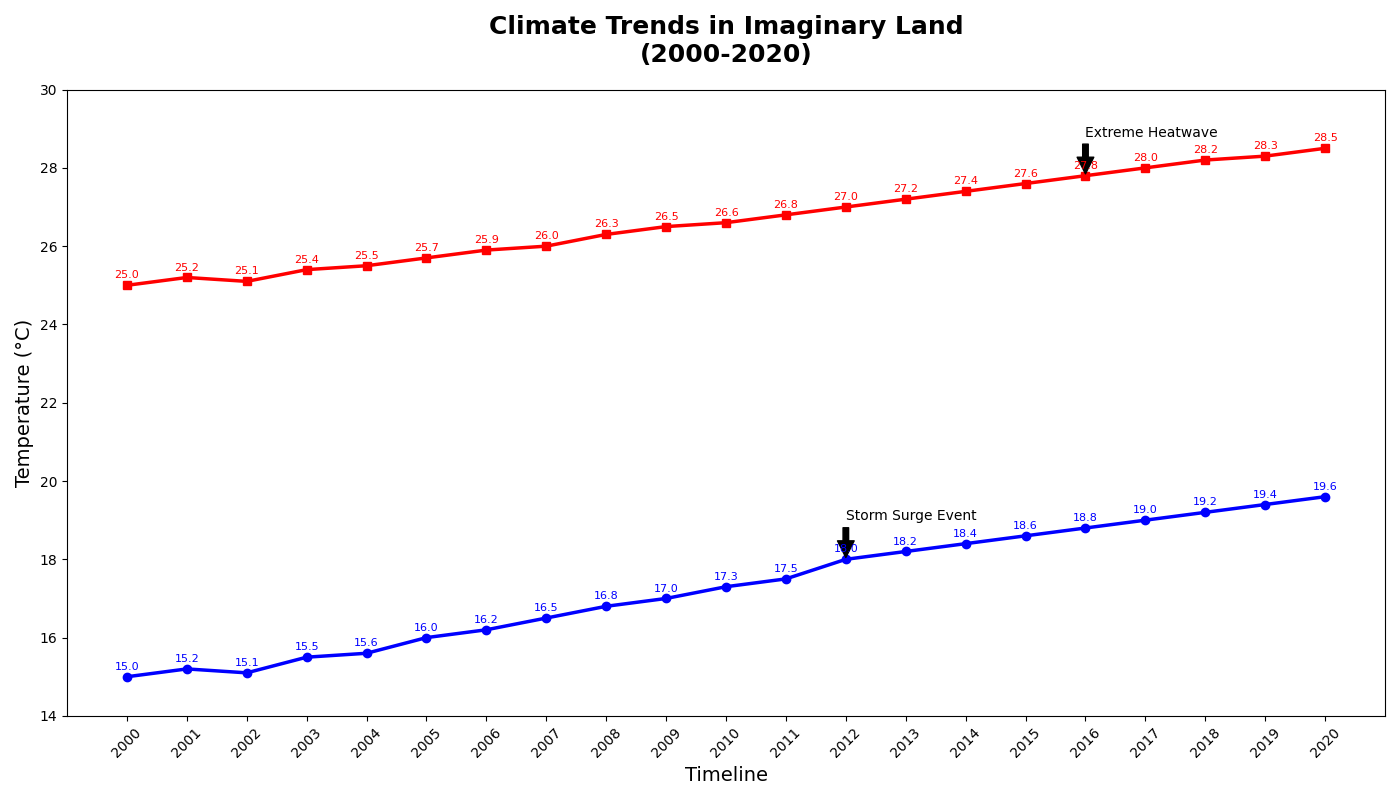

Recreate this plot in Python.
import matplotlib.pyplot as plt
import numpy as np

years = np.arange(2000, 2021)

north_region_temp = np.array([15, 15.2, 15.1, 15.5, 15.6, 16, 16.2, 16.5, 16.8, 17, 17.3, 17.5, 18, 18.2, 18.4, 18.6, 18.8, 19, 19.2, 19.4, 19.6])
south_region_temp = np.array([25, 25.2, 25.1, 25.4, 25.5, 25.7, 25.9, 26, 26.3, 26.5, 26.6, 26.8, 27, 27.2, 27.4, 27.6, 27.8, 28, 28.2, 28.3, 28.5])

fig, ax = plt.subplots(figsize=(14, 8))

ax.plot(years, north_region_temp, 'o-', color='blue', linewidth=2.5)
ax.plot(years, south_region_temp, 's-', color='red', linewidth=2.5)

ax.set_title("Climate Trends in Imaginary Land\n(2000-2020)", fontsize=18, fontweight='bold', pad=20)
ax.set_xlabel("Timeline", fontsize=14)
ax.set_ylabel("Temperature (°C)", fontsize=14)

important_years = [2012, 2016]
annotations = [
    (2012, north_region_temp[years == 2012][0], 'Storm Surge Event'),
    (2016, south_region_temp[years == 2016][0], 'Extreme Heatwave')
]

for year, value, note in annotations:
    ax.annotate(note, 
                xy=(year, value), 
                xytext=(year, value + 1), 
                textcoords='data',
                arrowprops=dict(facecolor='black', shrink=0.05),
                fontsize=10, 
                color='black')

for year, n_temp, s_temp in zip(years, north_region_temp, south_region_temp):
    ax.annotate(f'{n_temp:.1f}', xy=(year, n_temp), textcoords="offset points", xytext=(0,5), ha='center', fontsize=8, color='blue')
    ax.annotate(f'{s_temp:.1f}', xy=(year, s_temp), textcoords="offset points", xytext=(0,5), ha='center', fontsize=8, color='red')

ax.set_xlim(1999, 2021)
ax.set_ylim(14, 30)

plt.xticks(years, rotation=45)
plt.tight_layout()

plt.show()
